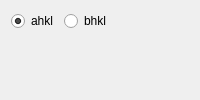
                <widget class="QWidget" name="tab_8">
                 <attribute name="title">
                  <string>Graph</string>
                 </attribute>
                 <layout class="QVBoxLayout" name="verticalLayout_18">
                  <item>
                   <layout class="QHBoxLayout" name="horizontalLayout_16">
                    <item>
                     <widget class="QRadioButton" name="kropff_ahkl_radioButton">
                      <property name="text">
                       <string>ahkl</string>
                      </property>
                      <property name="checked">
                       <bool>true</bool>
                      </property>
                     </widget>
                    </item>
                    <item>
                     <widget class="QRadioButton" name="kropff_bhkl_radioButton">
                      <property name="text">
                       <string>bhkl</string>
                      </property>
                     </widget>
                    </item>
                    <item>
                     <spacer name="horizontalSpacer_16">
                      <property name="orientation">
                       <enum>Qt::Horizontal</enum>
                      </property>
                      <property name="sizeHint" stdset="0">
                       <size>
                        <width>40</width>
                        <height>20</height>
                       </size>
                      </property>
                     </spacer>
                    </item>
                   </layout>
                  </item>
                  <item>
                   <widget class="QWidget" name="low_widget" native="true">
                    <property name="sizePolicy">
                     <sizepolicy hsizetype="Preferred" vsizetype="Expanding">
                      <horstretch>0</horstretch>
                      <verstretch>0</verstretch>
                     </sizepolicy>
                    </property>
                   </widget>
                  </item>
                 </layout>
                </widget>
